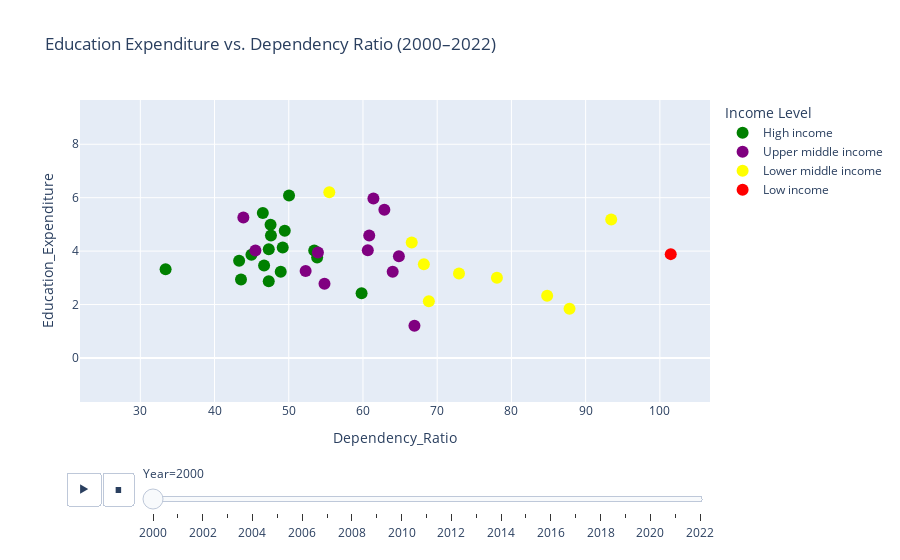

Notebook source saved alongside this figure:
### Code cell
# Create animated scatter plot
fig = px.scatter(
    df_filtered,
    x="Dependency_Ratio",
    y="Education_Expenditure",
    animation_frame="Year",
    animation_group="Country",
    color="income_level",
    color_discrete_map=income_colors,
    category_orders={"income_level": income_order},
    hover_name="Country", 
    title="Education Expenditure vs. Dependency Ratio (2000–2022)",
    range_x=[df["Dependency_Ratio"].min() - 5, df["Dependency_Ratio"].max() + 5],
    range_y=[df["Education_Expenditure"].min() - 2, df["Education_Expenditure"].max() + 2]
)

# Style labels
fig.update_traces(textposition="top center", marker=dict(size=12))
fig.update_layout(legend_title_text="Income Level")

# Show the figure
fig.show()

### Figure 1 — Plotly figure (JSON) as saved in the notebook; plotly's stock layout.template omitted (floating-point values rounded to 4 significant figures)
{"data": [{"hovertemplate": "<b>%{hovertext}</b><br><br>income_level=High income<br>Year=2000<br>Dependency_Ratio=%{x}<br>Education_Expenditure=%{y}<extra></extra>", "hovertext": ["Australia", "Canada", "Chile", "Cyprus", "Czechia", "Germany", "United Kingdom", "Greece", "Ireland", "Japan", "South Korea", "Netherlands", "New Zealand", "Romania", "Russia", "Singapore", "Slovakia", "Uruguay", "United States"], "ids": ["Australia", "Canada", "Chile", "Cyprus", "Czechia", "Germany", "United Kingdom", "Greece", "Ireland", "Japan", "South Korea", "Netherlands", "New Zealand", "Romania", "Russia", "Singapore", "Slovakia", "Uruguay", "United States"], "legendgroup": "High income", "marker": {"color": "green", "size": 12, "symbol": "circle"}, "mode": "markers", "name": "High income", "orientation": "v", "showlegend": true, "textposition": "top center", "type": "scatter", "x": [49.46, 46.51, 53.82, 47.55, 43.31, 47.31, 53.43, 48.92, 49.19, 46.68, 39.03, 47.6, 52.72, 47.3, 43.57, 33.41, 44.97, 59.81, 50.04], "xaxis": "x", "y": [4.759, 5.423, 3.757, 4.99, 3.64, 4.068, 4.018, 3.23, 4.132, 3.46, NaN, 4.585, NaN, 2.869, 2.94, 3.321, 3.865, 2.423, 6.086], "yaxis": "y"}, {"hovertemplate": "<b>%{hovertext}</b><br><br>income_level=Upper middle income<br>Year=2000<br>Dependency_Ratio=%{x}<br>Education_Expenditure=%{y}<extra></extra>", "hovertext": ["Argentina", "Armenia", "Brazil", "China", "Ecuador", "Guatemala", "Indonesia", "Iran", "Kazakhstan", "Mexico", "Mongolia", "Malaysia", "Peru", "Serbia", "Thailand", "Turkey", "Ukraine"], "ids": ["Argentina", "Armenia", "Brazil", "China", "Ecuador", "Guatemala", "Indonesia", "Iran", "Kazakhstan", "Mexico", "Mongolia", "Malaysia", "Peru", "Serbia", "Thailand", "Turkey", "Ukraine"], "legendgroup": "Upper middle income", "marker": {"color": "purple", "size": 12, "symbol": "circle"}, "mode": "markers", "name": "Upper middle income", "orientation": "v", "showlegend": true, "textposition": "top center", "type": "scatter", "x": [60.84, 54.81, 53.93, 46.12, 66.93, 90.76, 55.8, 60.65, 52.28, 64.84, 62.88, 61.41, 64.0, 48.08, 43.88, 56.32, 45.51], "xaxis": "x", "y": [4.58, 2.773, 3.949, NaN, 1.203, NaN, NaN, 4.031, 3.257, 3.809, 5.55, 5.972, 3.228, NaN, 5.253, NaN, 4.023], "yaxis": "y"}, {"hovertemplate": "<b>%{hovertext}</b><br><br>income_level=Lower middle income<br>Year=2000<br>Dependency_Ratio=%{x}<br>Education_Expenditure=%{y}<extra></extra>", "hovertext": ["Bangladesh", "Egypt", "India", "Jordan", "Kenya", "Kyrgyzstan", "Lebanon", "Morocco", "Myanmar", "Nigeria", "Nicaragua", "Pakistan", "Philippines", "Tajikistan", "Tunisia", "Uzbekistan", "Vietnam"], "ids": ["Bangladesh", "Egypt", "India", "Jordan", "Kenya", "Kyrgyzstan", "Lebanon", "Morocco", "Myanmar", "Nigeria", "Nicaragua", "Pakistan", "Philippines", "Tajikistan", "Tunisia", "Uzbekistan", "Vietnam"], "legendgroup": "Lower middle income", "marker": {"color": "yellow", "size": 12, "symbol": "circle"}, "mode": "markers", "name": "Lower middle income", "orientation": "v", "showlegend": true, "textposition": "top center", "type": "scatter", "x": [68.87, 69.39, 66.57, 74.66, 93.44, 68.2, 58.78, 62.23, 58.22, 87.88, 78.05, 87.83, 72.94, 84.81, 55.46, 70.53, 59.95], "xaxis": "x", "y": [2.125, NaN, 4.325, NaN, 5.187, 3.508, NaN, NaN, NaN, NaN, 3.002, 1.838, 3.164, 2.329, 6.202, NaN, NaN], "yaxis": "y"}, {"hovertemplate": "<b>%{hovertext}</b><br><br>income_level=Low income<br>Year=2000<br>Dependency_Ratio=%{x}<br>Education_Expenditure=%{y}<extra></extra>", "hovertext": ["Ethiopia"], "ids": ["Ethiopia"], "legendgroup": "Low income", "marker": {"color": "red", "size": 12, "symbol": "circle"}, "mode": "markers", "name": "Low income", "orientation": "v", "showlegend": true, "textposition": "top center", "type": "scatter", "x": [101.5], "xaxis": "x", "y": [3.886], "yaxis": "y"}], "layout": {"legend": {"title": {"text": "Income Level"}, "tracegroupgap": 0}, "sliders": [{"active": 0, "currentvalue": {"prefix": "Year="}, "len": 0.9, "pad": {"b": 10, "t": 60}, "steps": [{"args": [["2000"], {"frame": {"duration": 0, "redraw": false}, "fromcurrent": true, "mode": "immediate", "transition": {"duration": 0, "easing": "linear"}}], "label": "2000", "method": "animate"}, {"args": [["2001"], {"frame": {"duration": 0, "redraw": false}, "fromcurrent": true, "mode": "immediate", "transition": {"duration": 0, "easing": "linear"}}], "label": "2001", "method": "animate"}, {"args": [["2002"], {"frame": {"duration": 0, "redraw": false}, "fromcurrent": true, "mode": "immediate", "transition": {"duration": 0, "easing": "linear"}}], "label": "2002", "method": "animate"}, {"args": [["2003"], {"frame": {"duration": 0, "redraw": false}, "fromcurrent": true, "mode": "immediate", "transition": {"duration": 0, "easing": "linear"}}], "label": "2003", "method": "animate"}, {"args": [["2004"], {"frame": {"duration": 0, "redraw": false}, "fromcurrent": true, "mode": "immediate", "transition": {"duration": 0, "easing": "linear"}}], "label": "2004", "method": "animate"}, {"args": [["2005"], {"frame": {"duration": 0, "redraw": false}, "fromcurrent": true, "mode": "immediate", "transition": {"duration": 0, "easing": "linear"}}], "label": "2005", "method": "animate"}, {"args": [["2006"], {"frame": {"duration": 0, "redraw": false}, "fromcurrent": true, "mode": "immediate", "transition": {"duration": 0, "easing": "linear"}}], "label": "2006", "method": "animate"}, {"args": [["2007"], {"frame": {"duration": 0, "redraw": false}, "fromcurrent": true, "mode": "immediate", "transition": {"duration": 0, "easing": "linear"}}], "label": "2007", "method": "animate"}, {"args": [["2008"], {"frame": {"duration": 0, "redraw": false}, "fromcurrent": true, "mode": "immediate", "transition": {"duration": 0, "easing": "linear"}}], "label": "2008", "method": "animate"}, {"args": [["2009"], {"frame": {"duration": 0, "redraw": false}, "fromcurrent": true, "mode": "immediate", "transition": {"duration": 0, "easing": "linear"}}], "label": "2009", "method": "animate"}, {"args": [["2010"], {"frame": {"duration": 0, "redraw": false}, "fromcurrent": true, "mode": "immediate", "transition": {"duration": 0, "easing": "linear"}}], "label": "2010", "method": "animate"}, {"args": [["2011"], {"frame": {"duration": 0, "redraw": false}, "fromcurrent": true, "mode": "immediate", "transition": {"duration": 0, "easing": "linear"}}], "label": "2011", "method": "animate"}, {"args": [["2012"], {"frame": {"duration": 0, "redraw": false}, "fromcurrent": true, "mode": "immediate", "transition": {"duration": 0, "easing": "linear"}}], "label": "2012", "method": "animate"}, {"args": [["2013"], {"frame": {"duration": 0, "redraw": false}, "fromcurrent": true, "mode": "immediate", "transition": {"duration": 0, "easing": "linear"}}], "label": "2013", "method": "animate"}, {"args": [["2014"], {"frame": {"duration": 0, "redraw": false}, "fromcurrent": true, "mode": "immediate", "transition": {"duration": 0, "easing": "linear"}}], "label": "2014", "method": "animate"}, {"args": [["2015"], {"frame": {"duration": 0, "redraw": false}, "fromcurrent": true, "mode": "immediate", "transition": {"duration": 0, "easing": "linear"}}], "label": "2015", "method": "animate"}, {"args": [["2016"], {"frame": {"duration": 0, "redraw": false}, "fromcurrent": true, "mode": "immediate", "transition": {"duration": 0, "easing": "linear"}}], "label": "2016", "method": "animate"}, {"args": [["2017"], {"frame": {"duration": 0, "redraw": false}, "fromcurrent": true, "mode": "immediate", "transition": {"duration": 0, "easing": "linear"}}], "label": "2017", "method": "animate"}, {"args": [["2018"], {"frame": {"duration": 0, "redraw": false}, "fromcurrent": true, "mode": "immediate", "transition": {"duration": 0, "easing": "linear"}}], "label": "2018", "method": "animate"}, {"args": [["2019"], {"frame": {"duration": 0, "redraw": false}, "fromcurrent": true, "mode": "immediate", "transition": {"duration": 0, "easing": "linear"}}], "label": "2019", "method": "animate"}, {"args": [["2020"], {"frame": {"duration": 0, "redraw": false}, "fromcurrent": true, "mode": "immediate", "transition": {"duration": 0, "easing": "linear"}}], "label": "2020", "method": "animate"}, {"args": [["2021"], {"frame": {"duration": 0, "redraw": false}, "fromcurrent": true, "mode": "immediate", "transition": {"duration": 0, "easing": "linear"}}], "label": "2021", "method": "animate"}, {"args": [["2022"], {"frame": {"duration": 0, "redraw": false}, "fromcurrent": true, "mode": "immediate", "transition": {"duration": 0, "easing": "linear"}}], "label": "2022", "method": "animate"}], "x": 0.1, "xanchor": "left", "y": 0, "yanchor": "top"}], "title": {"text": "Education Expenditure vs. Dependency Ratio (2000–2022)"}, "updatemenus": [{"buttons": [{"args": [null, {"frame": {"duration": 500, "redraw": false}, "fromcurrent": true, "mode": "immediate", "transition": {"duration": 500, "easing": "linear"}}], "label": "&#9654;", "method": "animate"}, {"args": [[null], {"frame": {"duration": 0, "redraw": false}, "fromcurrent": true, "mode": "immediate", "transition": {"duration": 0, "easing": "linear"}}], "label": "&#9724;", "method": "animate"}], "direction": "left", "pad": {"r": 10, "t": 70}, "showactive": false, "type": "buttons", "x": 0.1, "xanchor": "right", "y": 0, "yanchor": "top"}], "xaxis": {"anchor": "y", "domain": [0, 1], "range": [21.87, 106.8], "title": {"text": "Dependency_Ratio"}}, "yaxis": {"anchor": "x", "domain": [0, 1], "range": [-1.651, 9.658], "title": {"text": "Education_Expenditure"}}}}
